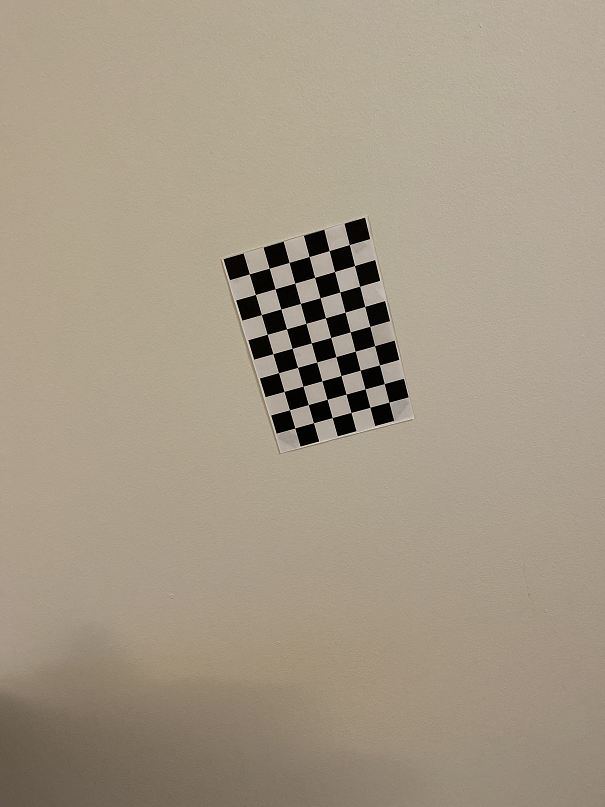
#> input picture 2.png, 605 x 807 px
$ python align_images.py
#> lines starting #> are read from the running program, lines starting #| are printed output that depends on the picture
from __future__ import print_function
import cv2
import numpy as np

MAX_FEATURES = 500
GOOD_MATCH_PERCENT = 0.15

def findHomography(img1, img2):

    # define constants
    MIN_MATCH_COUNT = 10
    MIN_DIST_THRESHOLD = 0.7
    RANSAC_REPROJ_THRESHOLD = 5.0

    # Initiate SIFT detector
    sift = cv2.SIFT_create()

    # find the keypoints and descriptors with SIFT
    kp1, des1 = sift.detectAndCompute(img1, None)
    kp2, des2 = sift.detectAndCompute(img2, None)

    # find matches
    FLANN_INDEX_KDTREE = 1
    index_params = dict(algorithm=FLANN_INDEX_KDTREE, trees=5)
    search_params = dict(checks=50)

    flann = cv2.FlannBasedMatcher(index_params, search_params)
    matches = flann.knnMatch(des1, des2, k=2)

    # store all the good matches as per Lowe's ratio test.
    good = []
    for m, n in matches:
        if m.distance < MIN_DIST_THRESHOLD * n.distance:
            good.append(m)


    if len(good) > MIN_MATCH_COUNT:
        src_pts = np.float32([kp1[m.queryIdx].pt for m in good]).reshape(-1, 1, 2)
        dst_pts = np.float32([kp2[m.trainIdx].pt for m in good]).reshape(-1, 1, 2)

        H, _ = cv2.findHomography(src_pts, dst_pts, cv2.RANSAC, RANSAC_REPROJ_THRESHOLD)
        return H

    else: raise Exception("Not enough matches are found - {}/{}".format(len(good), MIN_MATCH_COUNT))

def alignImages(im1, im2):

  # Convert images to grayscale
  im1Gray = cv2.cvtColor(im1, cv2.COLOR_BGR2GRAY)
  im2Gray = cv2.cvtColor(im2, cv2.COLOR_BGR2GRAY)

  H = findHomography(im1Gray, im2Gray)
  print("got H ",H)
  '''
  # Detect ORB features and compute descriptors.
  orb = cv2.ORB_create(MAX_FEATURES)
  keypoints1, descriptors1 = orb.detectAndCompute(im1Gray, None)
  keypoints2, descriptors2 = orb.detectAndCompute(im2Gray, None)

  # Match features.
  matcher = cv2.DescriptorMatcher_create(cv2.DESCRIPTOR_MATCHER_BRUTEFORCE_HAMMING)
  matches = matcher.match(descriptors1, descriptors2, None)

  # Sort matches by score
  matches.sort(key=lambda x: x.distance, reverse=False)

  # Remove not so good matches
  numGoodMatches = int(len(matches) * GOOD_MATCH_PERCENT)
  matches = matches[:numGoodMatches]

  # Draw top matches
  imMatches = cv2.drawMatches(im1, keypoints1, im2, keypoints2, matches, None)
  cv2.imwrite("matches.jpg", imMatches)

  # Extract location of good matches
  points1 = np.zeros((len(matches), 2), dtype=np.float32)
  points2 = np.zeros((len(matches), 2), dtype=np.float32)

  for i, match in enumerate(matches):
    points1[i, :] = keypoints1[match.queryIdx].pt
    points2[i, :] = keypoints2[match.trainIdx].pt

  # Find homography
  h, mask = cv2.findHomography(points1, points2, cv2.RANSAC)
  '''

  # Use homography
  height, width, channels = im2.shape
  im1Reg = cv2.warpPerspective(im1, H, (width, height))

  return im1Reg, H

if __name__ == '__main__':

  # Read reference image
  refFilename = "2.png"
  print("Reading reference image : ", refFilename)
  imReference = cv2.imread(refFilename, cv2.IMREAD_COLOR)
#> imReference is the input picture: shape (807, 605, 3); mean B, G, R 133.9, 152.2, 164.3

  # Read image to be aligned
  imFilename = "4.png"
  print("Reading image to align : ", imFilename);
  im = cv2.imread(imFilename, cv2.IMREAD_COLOR)
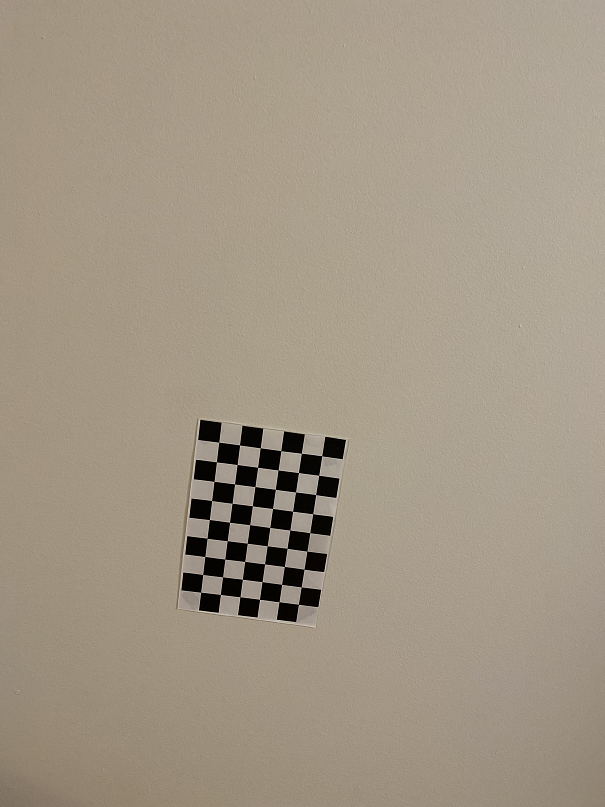
#> input picture 4.png, 605 x 807 px
#> im is the input picture: shape (807, 605, 3); mean B, G, R 133.1, 150.2, 161.7

  print("Aligning images ...")
  # Registered image will be resotred in imReg.
  # The estimated homography will be stored in h.
  imReg, h = alignImages(im, imReference)
#> in alignImages, `im1Gray = cv2.cvtColor(im1, cv2.COLOR_BGR2GRAY)`:
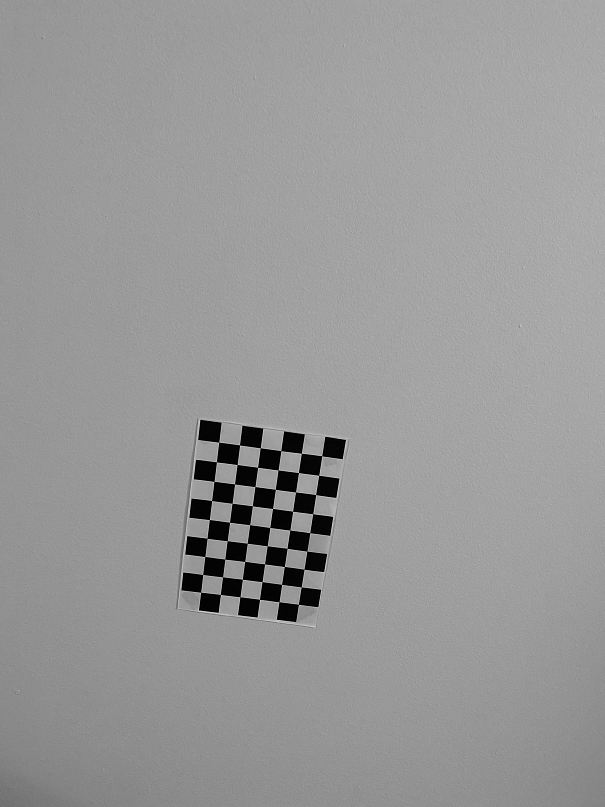
#> im1Gray: shape (807, 605); min 0, max 220, mean 151.8
#> in alignImages, `im2Gray = cv2.cvtColor(im2, cv2.COLOR_BGR2GRAY)`:
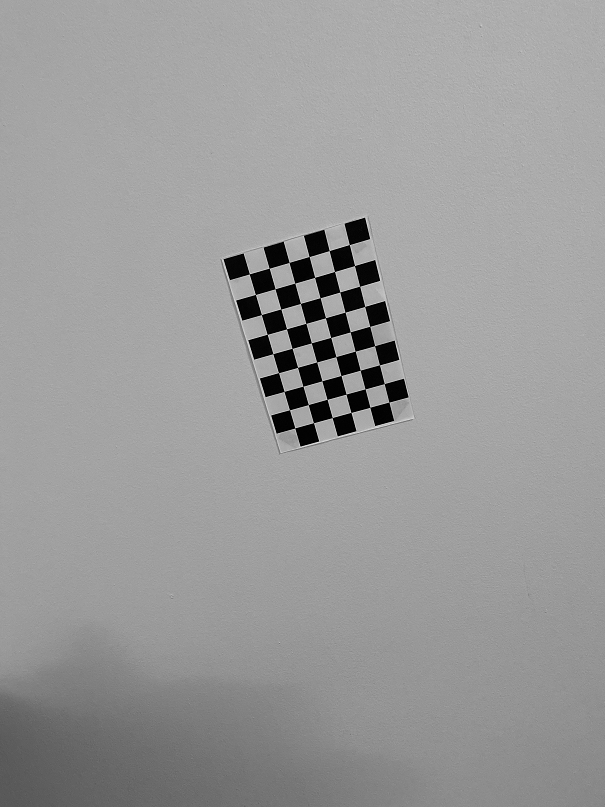
#> im2Gray: shape (807, 605); min 0, max 228, mean 153.8
#> in findHomography, `kp1, des1 = sift.detectAndCompute(img1, None)`: kp1 = 418 keypoints; strongest (x, y, size): (334, 447, 13.7), (209, 431, 14.1), (293, 441, 13.2), (329, 487, 13)
#> in findHomography, `kp2, des2 = sift.detectAndCompute(img2, None)`: kp2 = 505 keypoints; strongest (x, y, size): (358, 230, 14.6), (316, 242, 14), (276, 254, 13.9), (345, 425, 12.5)
#> in findHomography, `matches = flann.knnMatch(des1, des2, k=2)`: matches = 418 matches
#> after the loop in findHomography, `for m, n in matches:`: good = 64 matches
#> in findHomography, `src_pts = np.float32([kp1[m.queryIdx].pt for m in good]).reshape(-1, 1..`: src_pts = 64 rows, first 8: [190.9, 582.2], [190.9, 582.2], [192.7, 500.2], [199.8, 528], [199.8, 528], [209, 430.6], [211.8, 584.7], [211.8, 584.7]
#> in findHomography, `dst_pts = np.float32([kp2[m.trainIdx].pt for m in good]).reshape(-1, 1..`: dst_pts = 64 rows, first 8: [282.1, 422], [282.1, 422], [272.6, 416.1], [267.6, 365.8], [267.6, 365.8], [357.6, 230.4], [301.7, 416.5], [301.7, 416.5]
#> in findHomography, `H, _ = cv2.findHomography(src_pts, dst_pts, cv2.RANSAC, RANSAC_REPROJ_..`: H = [[0.85, 0.407, -121.1], [-0.434, 0.977, -68.93], [-0.000129, 2.11e-05, 1]]
#| got H  [[ 8.50314478e-01  4.07282068e-01 -1.21106257e+02]
#|  [-4.33824179e-01  9.76756333e-01 -6.89304926e+01]
#|  [-1.28817655e-04  2.11095942e-05  1.00000000e+00]]
#> in alignImages, `im1Reg = cv2.warpPerspective(im1, H, (width, height))`:
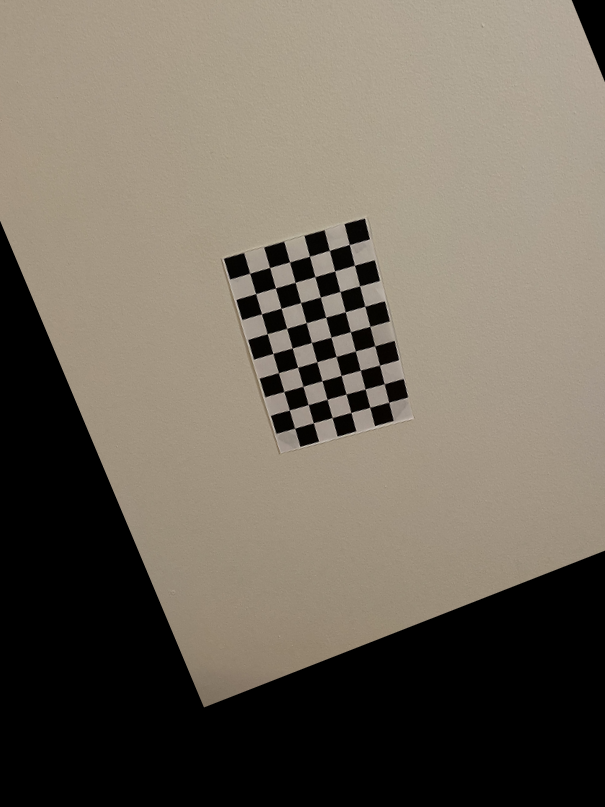
#> im1Reg: shape (807, 605, 3); mean B, G, R 91.8, 104, 112.1
#> h has the same summary as H in findHomography

  # Write aligned image to disk.
  outFilename = "aligned.jpg"
  print("Saving aligned image : ", outFilename);
  cv2.imwrite(outFilename, imReg)

  # Print estimated homography
  print("Estimated homography : \n",  h)
#| Estimated homography :
#|  [[ 8.50314478e-01  4.07282068e-01 -1.21106257e+02]
#|  [-4.33824179e-01  9.76756333e-01 -6.89304926e+01]
#|  [-1.28817655e-04  2.11095942e-05  1.00000000e+00]]
